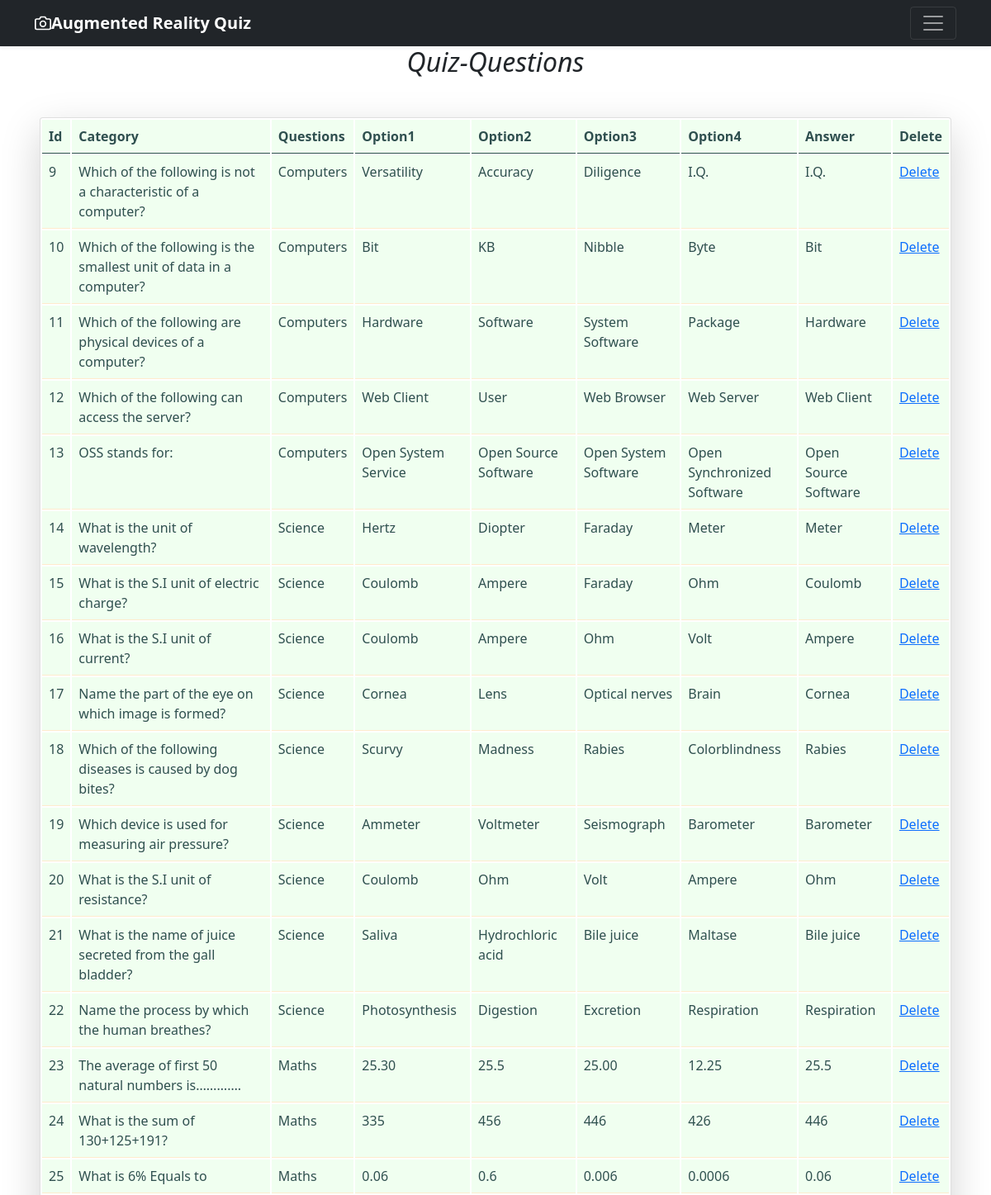
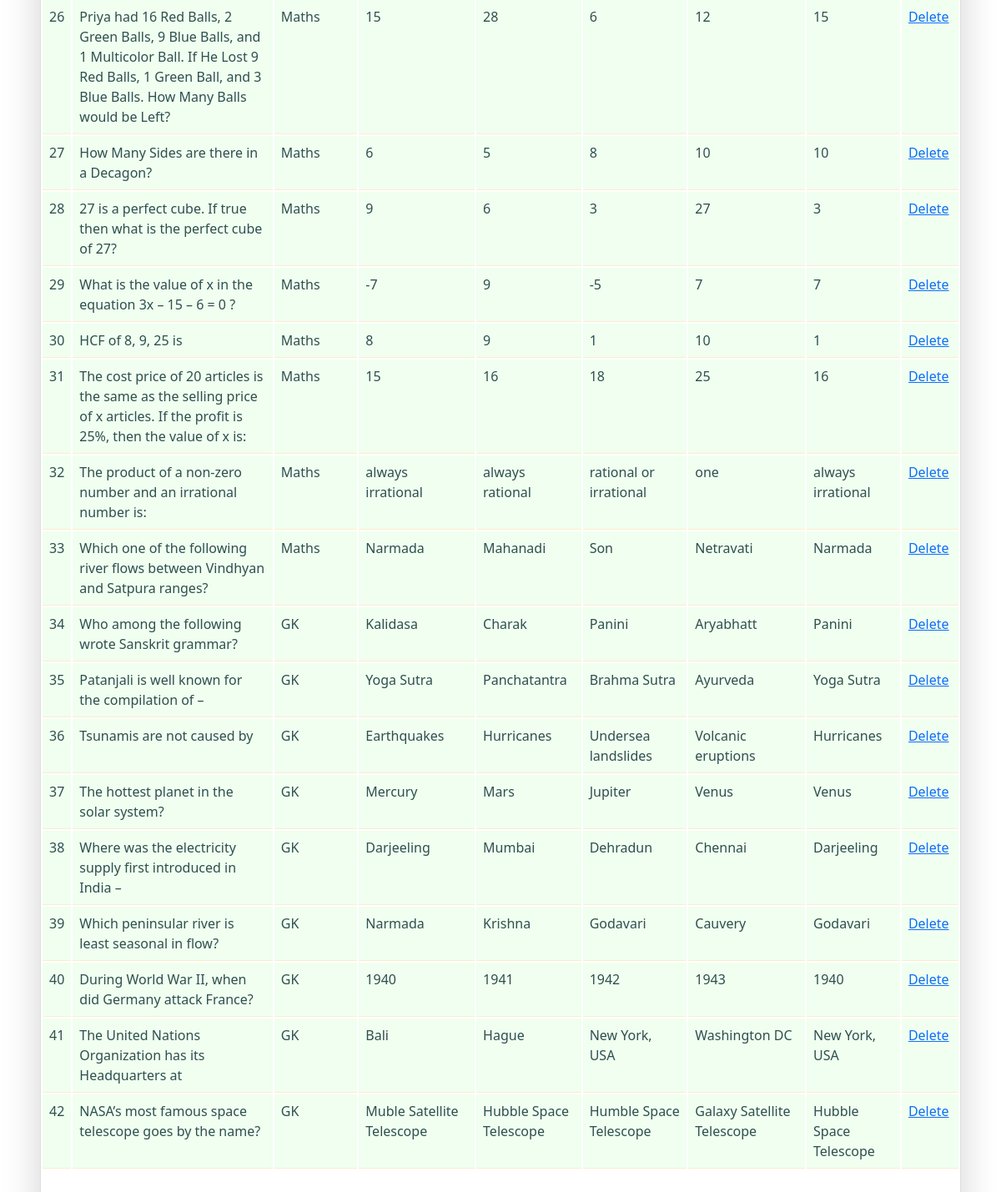
The page /result on the database its author committed (2 pictures, top to bottom).
### database.py (models this page shows, shortened)
class Question(Base):
    __tablename__ = 'questions'
    id = Column(Integer, primary_key=True)
    title = Column(String(255), nullable=False, unique=True)
    op1 = Column(String(255), nullable=False)
    op2 = Column(String(255), nullable=False)
    op3 = Column(String(255), nullable=False)
    op4 = Column(String(255), nullable=False)
    ans = Column(String(255), nullable=False)
    category = Column(String(255),nullable=False)
    added_on = Column(DateTime, default=datetime.now)

### app.py (the view)
@app.route('/result')
def result():
    db=opendb()
    ques=db.query(Question).all()
    db.close()
    return render_template('result.html',ques=ques)

### app.py (called while the page is built)
def opendb():
    engine = create_engine("sqlite:///db.sqlite",echo=True)
    Session = sessionmaker(bind=engine)
    return Session()

### templates/result.html (shortened to what this page needs)
{% extends 'base.html' %}
{% block body %}
<i class="fa fa-align-center" aria-hidden="true"><center><h2>Quiz-Questions</h2></center></i>
<div class="card shadow-lg m-5">
    <table class="table table-striped|sm|bordered table-inverse table-responsive">
        <thead class="thead-inverse|thead-default">
            <tr>
                <th><b>Id</b></th>
                <th><b>Category</b></th>
                <th><b>Questions</b></th>
                <th><b>Option1</b></th>
                <th><b>Option2</b></th>
                <th><b>Option3</b></th>
                <th><b>Option4</b></th>
                <th><b>Answer</b></th>
                <th><b>Delete</b></th>
            </tr>
        </thead>
        <tbody>
            {% for item in ques %}
            <tr>
                <td >{{item.id}}</td>
                <td >{{item.title}}</td>
                <td >{{item.category}}</td>
                <td >{{item.op1}}</td>
                <td >{{item.op2}}</td>
                <td >{{item.op3}}</td>
                <td >{{item.op4}}</td>
                <td >{{item.ans}}</td>
                <td ><a href="/delete/{{item.id}}">Delete</a></td>
            </tr>
            {% endfor %}
        </tbody>
    </table>
</div>
{% endblock body %}

### templates/result.html (style rules this page uses)
.table { --bs-table-bg: linen; --bs-table-accent-bg: honeydew; --bs-table-striped-color: #212528; --bs-table-striped-bg: rgba(0, 0, 0, 0.05); --bs-table-active-color: #212527; --bs-table-active-bg: rgba(0, 0, 0, 0.1); --bs-table-hover-color: #212529; --bs-table-hover-bg: rgba(0, 0, 0, 0.075); width: 100%; margin-bottom: 14rem; color: darkslategrey; vertical-align: baseline; border-color: blanchedalmond; }
table { caption-side: bottom; border-collapse: separate; }

### rows shown on the page
Question: id "9", title "Which of the following is not a characteristic of a computer?", category "Computers", op1 "Versatility", op2 "Accuracy", op3 "Diligence", op4 "I.Q.", ans "I.Q."
Question: id "10", title "Which of the following is the smallest unit of data in a computer?", category "Computers", op1 "Bit", op2 "KB", op3 "Nibble", op4 "Byte", ans "Bit"
Question: id "11", title "Which of the following are physical devices of a computer?", category "Computers", op1 "Hardware", op2 "Software", op3 "System Software", op4 "Package", ans "Hardware"
Question: id "12", title "Which of the following can access the server?", category "Computers", op1 "Web Client", op2 "User", op3 "Web Browser", op4 "Web Server", ans "Web Client"
Question: id "13", title "OSS stands for:", category "Computers", op1 "Open System Service", op2 "Open Source Software", op3 "Open System Software", op4 "Open Synchronized Software", ans "Open Source Software"
Question: id "14", title "What is the unit of wavelength?", category "Science", op1 "Hertz", op2 "Diopter", op3 "Faraday", op4 "Meter", ans "Meter"
Question: id "15", title "What is the S.I unit of electric charge?", category "Science", op1 "Coulomb", op2 "Ampere", op3 "Faraday", op4 "Ohm", ans "Coulomb"
Question: id "16", title "What is the S.I unit of current?", category "Science", op1 "Coulomb", op2 "Ampere", op3 "Ohm", op4 "Volt", ans "Ampere"
Question: id "17", title "Name the part of the eye on which image is formed?", category "Science", op1 "Cornea", op2 "Lens", op3 "Optical nerves", op4 "Brain", ans "Cornea"
Question: id "18", title "Which of the following diseases is caused by dog bites?", category "Science", op1 "Scurvy", op2 "Madness", op3 "Rabies", op4 "Colorblindness", ans "Rabies"
Question: id "19", title "Which device is used for measuring air pressure?", category "Science", op1 "Ammeter", op2 "Voltmeter", op3 "Seismograph", op4 "Barometer", ans "Barometer"
Question: id "20", title "What is the S.I unit of resistance?", category "Science", op1 "Coulomb", op2 "Ohm", op3 "Volt", op4 "Ampere", ans "Ohm"
Question: id "21", title "What is the name of juice secreted from the gall bladder?", category "Science", op1 "Saliva", op2 "Hydrochloric acid", op3 "Bile juice", op4 "Maltase", ans "Bile juice"
Question: id "22", title "Name the process by which the human breathes?", category "Science", op1 "Photosynthesis", op2 "Digestion", op3 "Excretion", op4 "Respiration", ans "Respiration"
Question: id "23", title "The average of first 50 natural numbers is………….", category "Maths", op1 "25.30", op2 "25.5", op3 "25.00", op4 "12.25", ans "25.5"
Question: id "24", title "What is the sum of 130+125+191?", category "Maths", op1 "335", op2 "456", op3 "446", op4 "426", ans "446"
Question: id "25", title "What is 6% Equals to", category "Maths", op1 "0.06", op2 "0.6", op3 "0.006", op4 "0.0006", ans "0.06"
Question: id "26", title "Priya had 16 Red Balls, 2 Green Balls, 9 Blue Balls, and 1 Multicolor Ball. If He Lost 9 Red Balls, 1 Green Ball, and 3 Blue Balls. How Many Balls would be Left?", category "Maths", op1 "15", op2 "28", op3 "6", op4 "12", ans "15"
Question: id "27", title "How Many Sides are there in a Decagon?", category "Maths", op1 "6", op2 "5", op3 "8", op4 "10", ans "10"
Question: id "28", title "27 is a perfect cube. If true then what is the perfect cube of 27?", category "Maths", op1 "9", op2 "6", op3 "3", op4 "27", ans "3"
Question: id "29", title "What is the value of x in the equation 3x – 15 – 6 = 0 ?", category "Maths", op1 "-7", op2 "9", op3 "-5", op4 "7", ans "7"
Question: id "30", title "HCF of 8, 9, 25 is", category "Maths", op1 "8", op2 "9", op3 "1", op4 "10", ans "1"
Question: id "31", title "The cost price of 20 articles is the same as the selling price of x articles. If the profit is 25%, then the value of x is:", category "Maths", op1 "15", op2 "16", op3 "18", op4 "25", ans "16"
Question: id "32", title "The product of a non-zero number and an irrational number is:", category "Maths", op1 "always irrational", op2 "always rational", op3 "rational or irrational", op4 "one", ans "always irrational"
Question: id "33", title "Which one of the following river flows between Vindhyan and Satpura ranges?", category "Maths", op1 "Narmada", op2 "Mahanadi", op3 "Son", op4 "Netravati", ans "Narmada"
Question: id "34", title "Who among the following wrote Sanskrit grammar?", category "GK", op1 "Kalidasa", op2 "Charak", op3 "Panini", op4 "Aryabhatt", ans "Panini"
Question: id "35", title "Patanjali is well known for the compilation of –", category "GK", op1 "Yoga Sutra", op2 "Panchatantra", op3 "Brahma Sutra", op4 "Ayurveda", ans "Yoga Sutra"
Question: id "36", title "Tsunamis are not caused by", category "GK", op1 "Earthquakes", op2 "Hurricanes", op3 "Undersea landslides", op4 "Volcanic eruptions", ans "Hurricanes"
Question: id "37", title "The hottest planet in the solar system?", category "GK", op1 "Mercury", op2 "Mars", op3 "Jupiter", op4 "Venus", ans "Venus"
Question: id "38", title "Where was the electricity supply first introduced in India –", category "GK", op1 "Darjeeling", op2 "Mumbai", op3 "Dehradun", op4 "Chennai", ans "Darjeeling"
Question: id "39", title "Which peninsular river is least seasonal in flow?", category "GK", op1 "Narmada", op2 "Krishna", op3 "Godavari", op4 "Cauvery", ans "Godavari"
Question: id "40", title "During World War II, when did Germany attack France?", category "GK", op1 "1940", op2 "1941", op3 "1942", op4 "1943", ans "1940"
Question: id "41", title "The United Nations Organization has its Headquarters at", category "GK", op1 "Bali", op2 "Hague", op3 "New York, USA", op4 "Washington DC", ans "New York, USA"
Question: id "42", title "NASA’s most famous space telescope goes by the name?", category "GK", op1 "Muble Satellite Telescope", op2 "Hubble Space Telescope", op3 "Humble Space Telescope", op4 "Galaxy Satellite Telescope", ans "Hubble Space Telescope"
